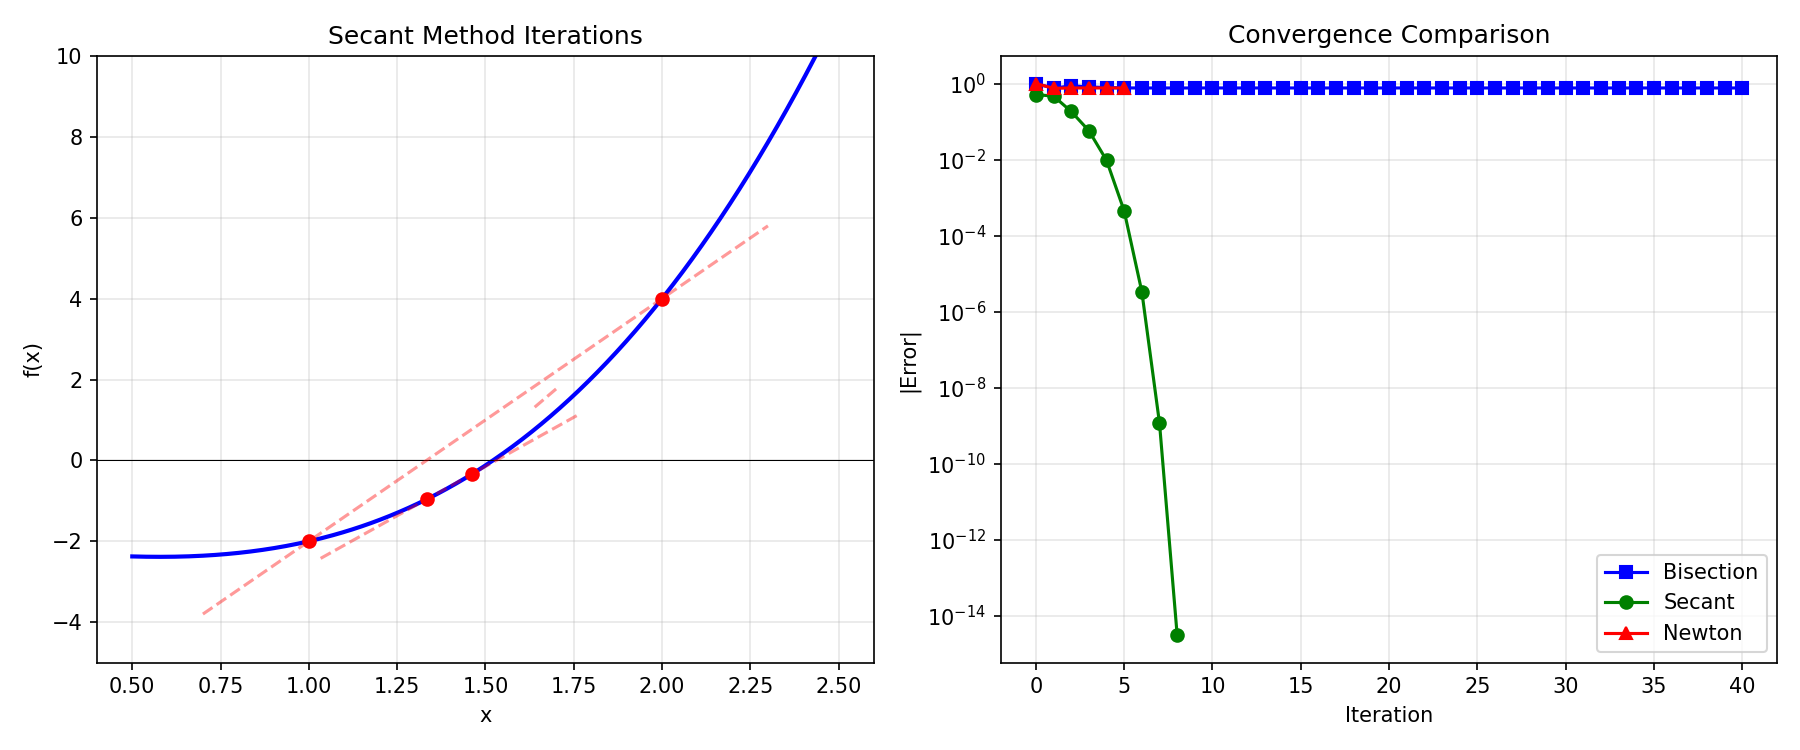

The Python source for this figure:
"""
Secant Method
==============
A derivative-free variant of Newton's method that approximates f'
using the secant line through the two most recent iterates.

    x_{n+1} = x_n - f(x_n) · (x_n - x_{n-1}) / (f(x_n) - f(x_{n-1}))

Properties:
- Superlinear convergence: order ≈ 1.618 (the golden ratio φ).
- Does NOT require derivative computation.
- Needs TWO initial guesses (but no bracket required).
- More efficient than bisection, nearly as fast as Newton per step.
- Can fail if f(x_n) ≈ f(x_{n-1}).

Related: Regula Falsi (False Position) maintains a bracket like bisection
but uses secant-line interpolation.
"""

import numpy as np


def secant_method(f, x0, x1, tol=1e-12, max_iter=100):
    """
    Secant method for f(x) = 0.
    
    Parameters
    ----------
    f : callable
    x0, x1 : float – two initial guesses
    tol : float – convergence tolerance
    max_iter : int
    
    Returns
    -------
    root : float
    info : dict
    """
    f0 = f(x0)
    f1 = f(x1)
    history = [x0, x1]
    
    for k in range(max_iter):
        if abs(f1 - f0) < 1e-16:
            print("  Warning: f values too close, division by near-zero.")
            break
        
        # Secant formula
        x2 = x1 - f1 * (x1 - x0) / (f1 - f0)
        history.append(x2)
        
        if abs(x2 - x1) < tol:
            return x2, {'iterations': k + 1, 'history': history, 'converged': True}
        
        # Shift
        x0, f0 = x1, f1
        x1, f1 = x2, f(x2)
    
    return x1, {'iterations': max_iter, 'history': history, 'converged': False}


def regula_falsi(f, a, b, tol=1e-12, max_iter=100):
    """
    Regula Falsi (False Position) method.
    
    Like bisection, but uses the secant line through (a, f(a)) and (b, f(b))
    to find the next point, instead of the midpoint.
    
    Maintains a bracket [a, b] → always converges, but can be slow
    if one endpoint gets "stuck" (Illinois modification fixes this).
    """
    fa, fb = f(a), f(b)
    if fa * fb > 0:
        raise ValueError("f(a) and f(b) must have opposite signs.")
    
    history = []
    
    for k in range(max_iter):
        # Secant interpolation within bracket
        c = (a * fb - b * fa) / (fb - fa)
        fc = f(c)
        history.append((c, abs(b - a)))
        
        if abs(fc) < tol or abs(b - a) < tol:
            return c, {'iterations': k + 1, 'history': history}
        
        if fa * fc < 0:
            b, fb = c, fc
        else:
            a, fa = c, fc
    
    return c, {'iterations': max_iter, 'history': history}


def illinois_method(f, a, b, tol=1e-12, max_iter=100):
    """
    Illinois method: Modified Regula Falsi that prevents stagnation.
    
    When one endpoint is retained, its f value is halved, preventing
    the other endpoint from getting stuck.
    """
    fa, fb = f(a), f(b)
    if fa * fb > 0:
        raise ValueError("f(a) and f(b) must have opposite signs.")
    
    history = []
    side = 0  # Track which side was last retained
    
    for k in range(max_iter):
        c = (a * fb - b * fa) / (fb - fa)
        fc = f(c)
        history.append((c, abs(b - a)))
        
        if abs(fc) < tol:
            return c, {'iterations': k + 1, 'history': history}
        
        if fa * fc < 0:
            b, fb = c, fc
            if side == -1:
                fa /= 2  # Illinois modification
            side = -1
        else:
            a, fa = c, fc
            if side == 1:
                fb /= 2  # Illinois modification
            side = 1
    
    return c, {'iterations': max_iter, 'history': history}


# ============================================================
# Demo
# ============================================================
if __name__ == "__main__":
    print("=" * 60)
    print("SECANT METHOD DEMO")
    print("=" * 60)

    # --- Example 1 ---
    print("\n--- f(x) = x³ - x - 2 ---")
    f = lambda x: x**3 - x - 2
    
    root, info = secant_method(f, 1.0, 2.0)
    print(f"Root: {root:.15f}")
    print(f"f(root): {f(root):.2e}")
    print(f"Iterations: {info['iterations']}")

    # Show convergence order ≈ φ = 1.618
    errors = [abs(x - root) for x in info['history'] if abs(x - root) > 1e-16]
    print("\nConvergence order estimation:")
    for k in range(2, min(len(errors)-1, 8)):
        if errors[k-1] > 1e-15 and errors[k-2] > 1e-15:
            order = np.log(errors[k]/errors[k-1]) / np.log(errors[k-1]/errors[k-2])
            print(f"  k={k}: approx order = {order:.3f} (φ ≈ 1.618)")

    # --- Regula Falsi vs Illinois ---
    print("\n--- Comparing Regula Falsi vs Illinois ---")
    f2 = lambda x: x**3 - 2*x - 5

    root_rf, info_rf = regula_falsi(f2, 2, 3)
    root_il, info_il = illinois_method(f2, 2, 3)
    print(f"Regula Falsi: root = {root_rf:.12f}, iterations = {info_rf['iterations']}")
    print(f"Illinois:     root = {root_il:.12f}, iterations = {info_il['iterations']}")

    # --- Comparison table ---
    print("\n--- Method comparison: f(x) = cos(x) - x ---")
    f3 = lambda x: np.cos(x) - x
    fp3 = lambda x: -np.sin(x) - 1

    from bisection_method import bisection
    from newton_raphson import newton_raphson

    r_bis, i_bis = bisection(f3, 0, 1)
    r_new, i_new = newton_raphson(f3, fp3, 0.5)
    r_sec, i_sec = secant_method(f3, 0.0, 1.0)
    
    print(f"  Bisection:      root={r_bis:.12f}  iters={i_bis['iterations']}")
    print(f"  Newton-Raphson: root={r_new:.12f}  iters={i_new['iterations']}")
    print(f"  Secant:         root={r_sec:.12f}  iters={i_sec['iterations']}")

    # Plot
    try:
        import matplotlib.pyplot as plt
        fig, axes = plt.subplots(1, 2, figsize=(12, 5))

        # Secant iterations
        x_plot = np.linspace(0.5, 2.5, 300)
        axes[0].plot(x_plot, f(x_plot), 'b-', lw=2)
        axes[0].axhline(y=0, color='k', linewidth=0.5)
        
        hist = info['history']
        for k in range(min(4, len(hist) - 1)):
            axes[0].plot(hist[k], f(hist[k]), 'ro', markersize=6)
            # Secant line
            if k > 0:
                x_sec = np.linspace(hist[k-1]-0.3, hist[k]+0.3, 50)
                slope = (f(hist[k]) - f(hist[k-1])) / (hist[k] - hist[k-1])
                axes[0].plot(x_sec, f(hist[k]) + slope*(x_sec - hist[k]), 
                            'r--', alpha=0.4)
        
        axes[0].set_xlabel('x')
        axes[0].set_ylabel('f(x)')
        axes[0].set_title('Secant Method Iterations')
        axes[0].grid(True, alpha=0.3)
        axes[0].set_ylim(-5, 10)

        # Convergence comparison
        errors_sec = [abs(x - root) for x in info['history'] if abs(x - root) > 1e-16]
        errors_bis = [abs(c - root) for c, _ in i_bis['history'] if abs(c - root) > 1e-16]
        errors_new = [abs(x - root) for x in i_new['history'] if abs(x - root) > 1e-16]
        
        axes[1].semilogy(range(len(errors_bis)), errors_bis, 'bs-', label='Bisection')
        axes[1].semilogy(range(len(errors_sec)), errors_sec, 'go-', label='Secant')
        axes[1].semilogy(range(len(errors_new)), errors_new, 'r^-', label='Newton')
        axes[1].set_xlabel('Iteration')
        axes[1].set_ylabel('|Error|')
        axes[1].set_title('Convergence Comparison')
        axes[1].legend()
        axes[1].grid(True, alpha=0.3)

        plt.tight_layout()
        plt.savefig("secant_method.png", dpi=150)
        plt.show()
    except ImportError:
        print("(matplotlib not available)")
